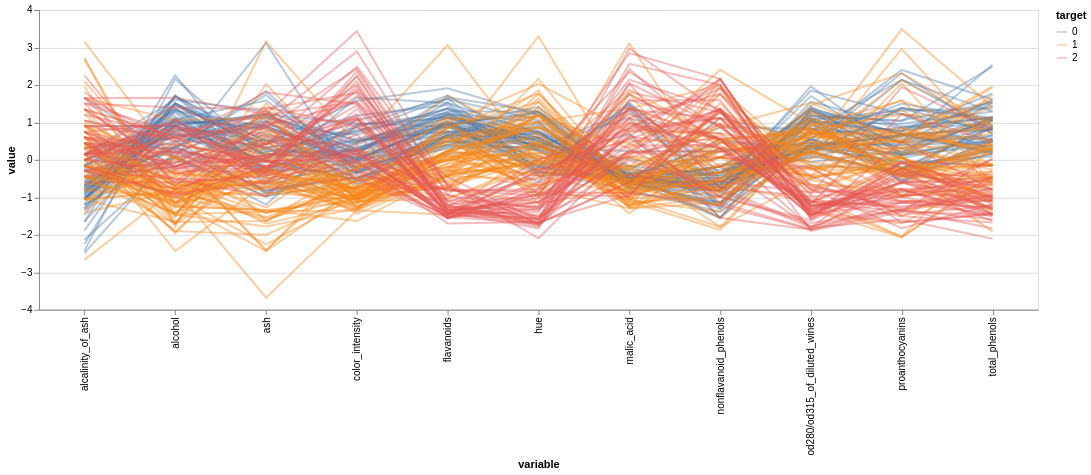

The code cell stored with this chart in its notebook:
### Code cell
chart_parallel_scaled_wine = create_parallel_chart (scaled_data_wine.drop (['proline', 'magnesium'], axis = 1))
chart_parallel_scaled_wine

### Figure 1 — Vega-Lite specification as saved in the notebook (floating-point values rounded to 4 significant figures; data arrays with more than 128 entries replaced by an {"elided": "..."} marker saying what was removed)
{"config": {"view": {"continuousWidth": 300, "continuousHeight": 300}}, "data": {"name": "data-7485875080da6ecd6438e2c25c47cd97"}, "mark": {"type": "line"}, "encoding": {"color": {"field": "target", "type": "nominal"}, "detail": {"field": "index", "type": "nominal"}, "opacity": {"value": 0.4}, "x": {"field": "variable", "type": "nominal"}, "y": {"field": "value", "type": "quantitative"}}, "width": 1000, "$schema": "https://vega.github.io/schema/vega-lite/v5.17.0.json", "datasets": {"data-7485875080da6ecd6438e2c25c47cd97": {"elided": "1958 records"}}}
